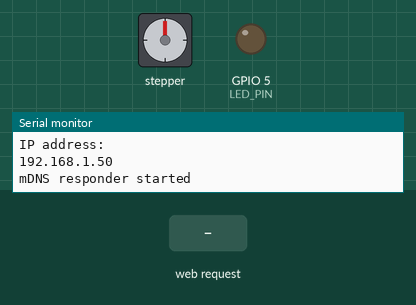
This sketch was run on a simulated ESP8266 (NodeMCU). Parts: stepper motor, output pins drawn as LEDs (lit = HIGH), the last lines printed to the serial monitor. Inputs (shaded band) come from the test bench. WiFi joins after 1.5 s; servers stay silent unless stated; stepper angles assume 200 steps per turn.

Above: at 2.7 s.
2.8 s: HTTP request GET /go received
At 4.0 s:
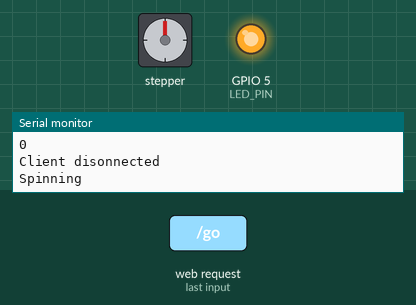
4.3 s: HTTP request GET /led/1 received
At 6.3 s:
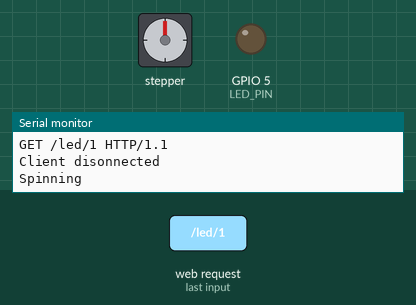
7.3 s: HTTP request GET /led/0 received
At 9.8 s:
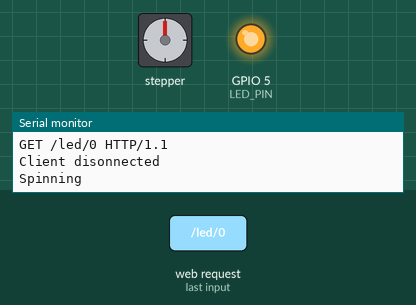
Timing chart, 0 to 11.3 s (numbered marks = the images above; inputs shaded):
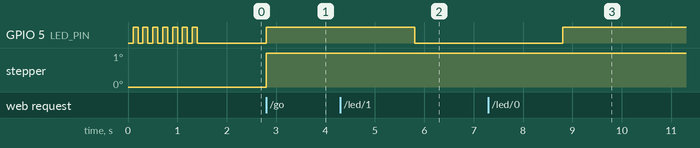

Measured:
- after the input at 4.3 s, GPIO 5 (LED_PIN): HIGH → LOW after 1.5 s
- after the input at 7.3 s, GPIO 5 (LED_PIN): LOW → HIGH after 1.5 s

The sketch:

ESP8266.ino
```cpp
#include <ESP8266WiFi.h>
#include <ESP8266mDNS.h>
#include <Stepper.h>
#include <string>

//////////////////////
// WiFi Definitions //
//////////////////////
const char WiFiSSID[] = "Class-2018";
const char WiFiPSK[] = "jun1orsmayh3m";

// Static IP details
IPAddress ip(192, 168, 1, 85);
IPAddress gateway(20, 18, 0, 1);
IPAddress subnet(255, 255, 254, 0);

/////////////////////
// Pin Definitions //
/////////////////////
const int LED_PIN = 5; // Thing's onboard, green LED

const int stepsPerRevolution = 200;
const int inputPin = 16;
const int servoPin = 12;
int spinning = false;
Stepper myStepper(stepsPerRevolution, 15, 12, 13, 4);
int stepCount = 0;
int dirStep = 1;
int turns = 0;
int loosen = 0;

WiFiServer server(80);

void setup()
{
  initHardware();
  connectWiFi();
  server.begin();
  setupMDNS();
}

void loop()
{
  // spin stepper
  if (spinning && !loosen) {
    Serial.println("Spinning");
    myStepper.step(dirStep);
    stepCount++;
    if (stepCount >= turns){
      loosen = 1;
      delay(3000);
    }
  } else if (spinning && loosen) {
    myStepper.step(-dirStep);
    stepCount++;
    if (stepCount >= turns){
      loosen = 0;
    }
  }

  // Check if a client has connected
  WiFiClient client = server.available();
  if (!client) {
    return;
  }

  // Read the first line of the request
  String req = client.readStringUntil('\r');
  Serial.println(req);
  client.flush();

  // Match the request
  int val = -1; // We'll use 'val' to keep track of both the
                // request type (read/set) and value if set.
  if (req.indexOf("/led/0") != -1) {
    val = 1; // Will write LED high
  } else if (req.indexOf("/led/1") != -1) {
    val = 0; // Will write LED low
  } else if (req.indexOf("/go") != -1) {
    val = 2; // Will spin stepper
    String partial = req.substring(req.indexOf("/go") + 4);
    turns = (partial.substring(0, partial.indexOf(" HTTP"))).toInt();
    Serial.println(turns);
    if (turns < 0) dirStep = -1;
    else dirStep = 1;
    turns *= dirStep;
  } else if (req.indexOf("/stop") != -1) {
    val = 3; // Will stop stepper
  }
  // Otherwise request will be invalid. We'll say as much in HTML

  // Set GPIO5 according to the request
  if (val >= 0)
    digitalWrite(LED_PIN, val);

  if (val == 2)
    spinning = true;
  if (val == 3)
    spinning = false;

  client.flush();

  // Prepare the response. Start with the common header:
  String s = "HTTP/1.1 200 OK\r\n";
  s += "Content-Type: text/html\r\n\r\n";
  s += "<!DOCTYPE HTML>\r\n<html>\r\n";
  // If we're setting the LED, print out a message saying we did
  if (val >= 0)
  {
    s += "LED is now ";
    s += (val)?"off":"on";
  }
  if (val == 2) {
    s += "Motor is spinning";
  }
  else if (val == 3) {
    s += "Motor is no longer spinning";
  }
  else
  {
    s += "Invalid Request.<br> Try /led/1, /led/0, or /read.";
  }
  s += "</html>\n";

  // Send the response to the client
  client.print(s);
  delay(1);
  Serial.println("Client disonnected");

  // The client will actually be disconnected
  // when the function returns and 'client' object is detroyed
}

void connectWiFi()
{
  byte ledStatus = LOW;
  Serial.println();
  Serial.println("Connecting to: " + String(WiFiSSID));
  // Set WiFi mode to station (as opposed to AP or AP_STA)
  WiFi.mode(WIFI_STA);

  WiFi.config(ip, gateway, subnet);

  // WiFI.begin([ssid], [passkey]) initiates a WiFI connection
  // to the stated [ssid], using the [passkey] as a WPA, WPA2,
  // or WEP passphrase.
  WiFi.begin(WiFiSSID, WiFiPSK);

  // Use the WiFi.status() function to check if the ESP8266
  // is connected to a WiFi network.
  while (WiFi.status() != WL_CONNECTED)
  {
    // Blink the LED
    digitalWrite(LED_PIN, ledStatus); // Write LED high/low
    ledStatus = (ledStatus == HIGH) ? LOW : HIGH;

    // Delays allow the ESP8266 to perform critical tasks
    // defined outside of the sketch. These tasks include
    // setting up, and maintaining, a WiFi connection.
    delay(100);
    // Potentially infinite loops are generally dangerous.
    // Add delays -- allowing the processor to perform other
    // tasks -- wherever possible.
  }
  Serial.println("WiFi connected");
  Serial.println("IP address: ");
  Serial.println(WiFi.localIP());
}

void setupMDNS()
{
  // Call MDNS.begin(<domain>) to set up mDNS to point to
  // "<domain>.local"
  if (!MDNS.begin("thing"))
  {
    Serial.println("Error setting up MDNS responder!");
    while(1) {
      delay(1000);
    }
  }
  Serial.println("mDNS responder started");

}

void initHardware()
{
  Serial.begin(9600);
  pinMode(LED_PIN, OUTPUT);
  digitalWrite(LED_PIN, HIGH);
}
```
